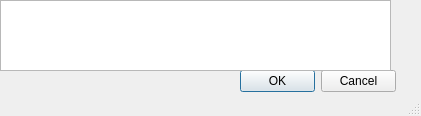
<?xml version="1.0" encoding="UTF-8"?>
<ui version="4.0">
 <class>Dialog_drawing_info</class>
 <widget class="QDialog" name="Dialog_drawing_info">
  <property name="geometry">
   <rect>
    <x>0</x>
    <y>0</y>
    <width>421</width>
    <height>116</height>
   </rect>
  </property>
  <property name="sizeGripEnabled">
   <bool>true</bool>
  </property>
  <widget class="QDialogButtonBox" name="buttonBox">
   <property name="geometry">
    <rect>
     <x>240</x>
     <y>70</y>
     <width>156</width>
     <height>23</height>
    </rect>
   </property>
   <property name="standardButtons">
    <set>QDialogButtonBox::Cancel|QDialogButtonBox::Ok</set>
   </property>
  </widget>
  <widget class="QTextBrowser" name="textBrowser">
   <property name="geometry">
    <rect>
     <x>0</x>
     <y>0</y>
     <width>391</width>
     <height>71</height>
    </rect>
   </property>
  </widget>
 </widget>
 <resources/>
 <connections/>
</ui>
